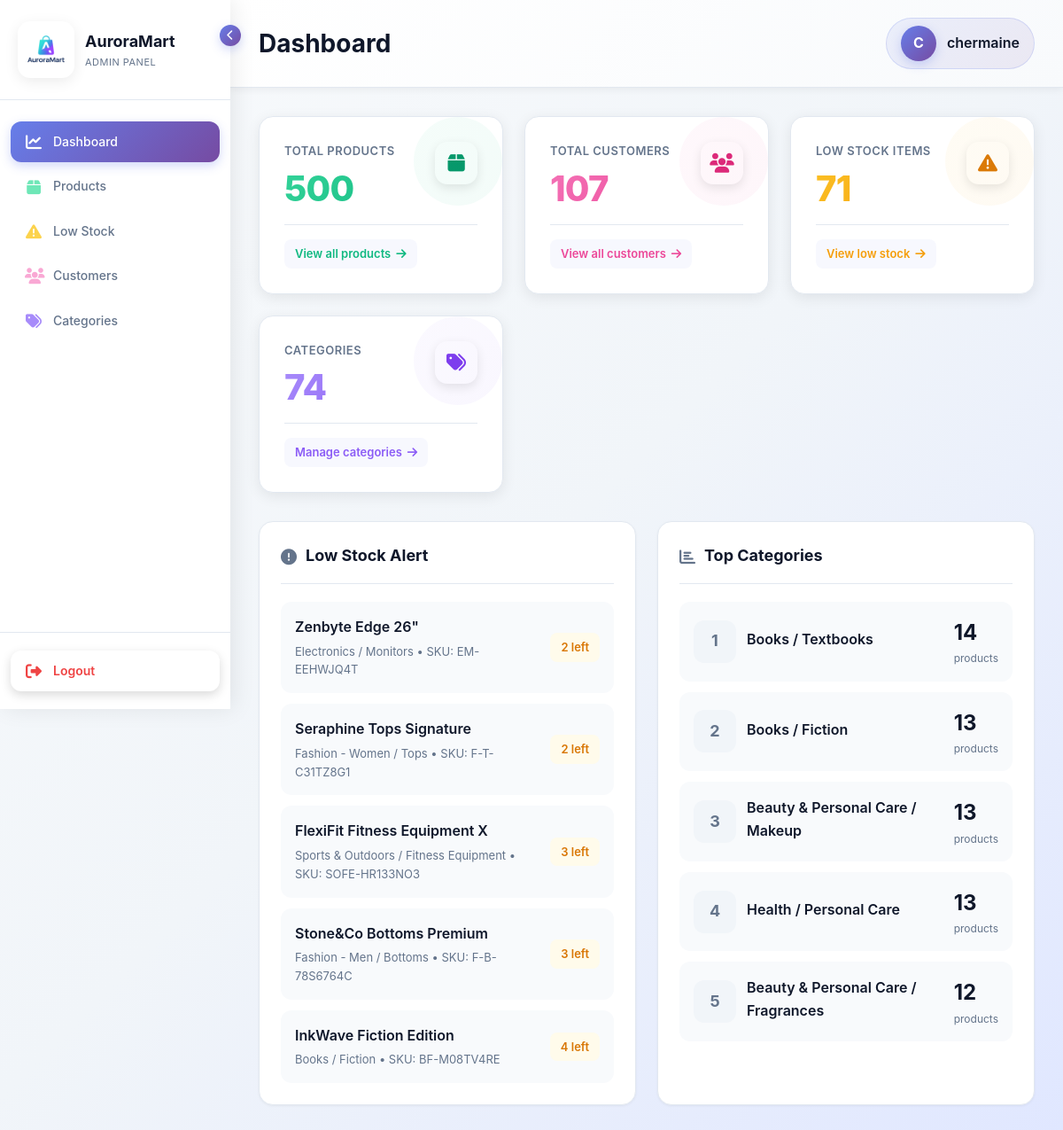
Before: /adminpanel/ (signed in) with the older database file.
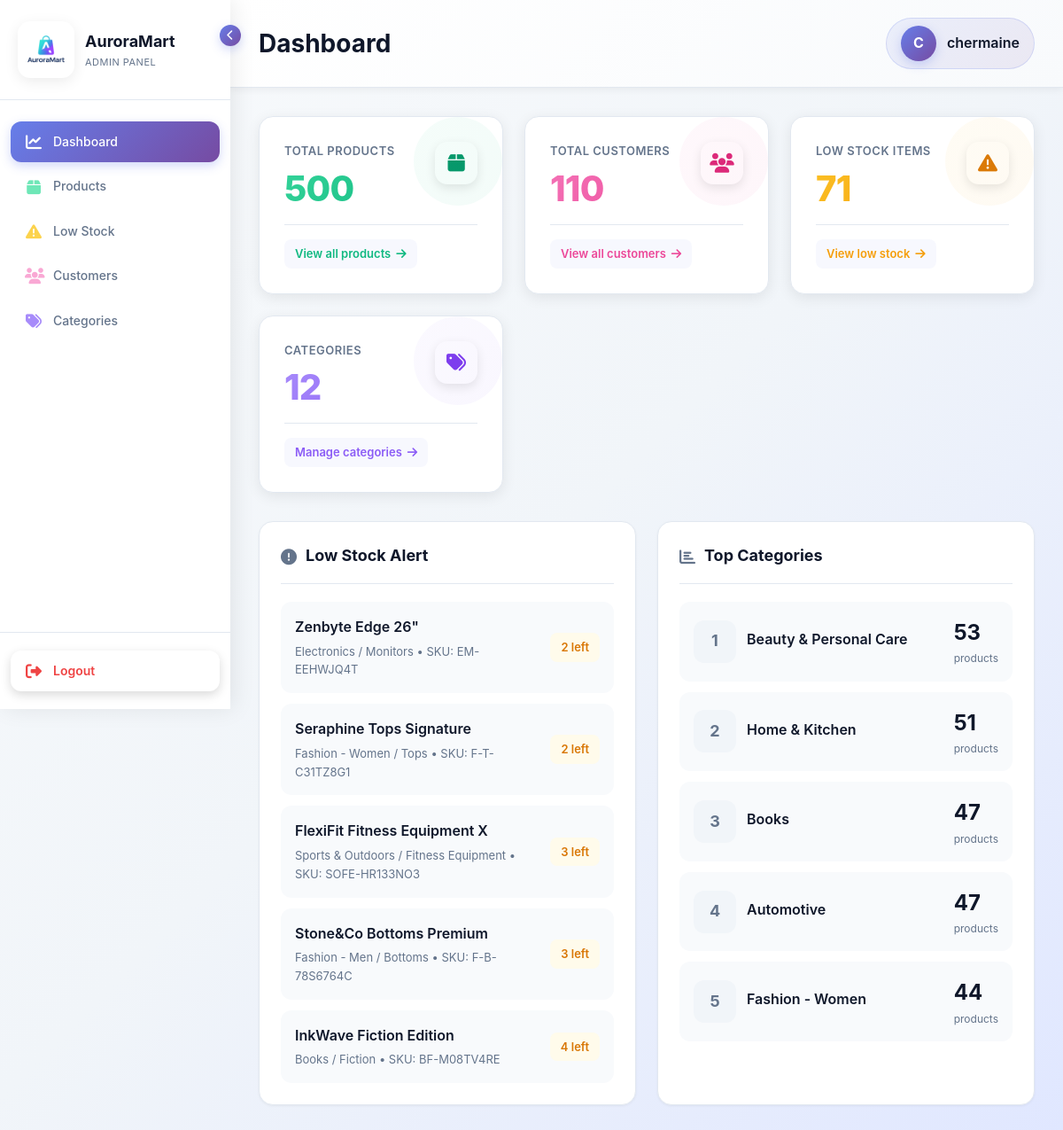
After: the same page with the newer database file.
### storefront/models.py (models this page shows, shortened)
class Product(models.Model):
    sku = models.CharField(max_length=40, unique=True, db_index=True)  # maps "SKU code"
    name = models.CharField(max_length=200)                            # maps "Product name"
    description = models.TextField(blank=True)                         # maps "Product description"
    category = models.ForeignKey(Category, on_delete=models.CASCADE)    # maps "Product Category"
    subcategory = models.CharField(max_length=150, blank=True)         # maps "Product Subcategory"
    stock = models.IntegerField(default=0)                             # maps "Quantity on hand"
    reorder_threshold = models.IntegerField(default=5)                 # maps "Reorder Quantity"
    price = models.DecimalField(max_digits=10, decimal_places=2)       # maps "Unit price"
    rating = models.FloatField(default=0)                              # maps "Product rating"
    image = models.ImageField(upload_to='products/', blank=True, null=True, default='products/default-product.png')
    is_active = models.BooleanField(default=True)
    created_at = models.DateTimeField(auto_now_add=True, null=True, blank=True)
    updated_at = models.DateTimeField(auto_now=True, null=True, blank=True)
    class Meta:
        ordering = ['-id']
        verbose_name = "Product"
        verbose_name_plural = "Products"

class Category(models.Model):
    name = models.CharField(max_length=100)
    description = models.TextField(blank=True)

### adminpanel/views/dashboard_views.py (the view)
# urls.py: path('', dashboard_views.dashboard, name='dashboard'),
@login_required(login_url='adminpanel:login')
@user_passes_test(is_staff_user, login_url='adminpanel:login')
def dashboard(request):
    total_products = Product.objects.filter(is_active=True).count()
    low_stock_count = Product.objects.filter(
        is_active=True,
        stock__lte=F('reorder_threshold')
    ).count()
    total_customers = Customer.objects.filter(is_active=True).count()
    total_categories = Category.objects.count()
    low_stock_products = Product.objects.filter(
        is_active=True,
        stock__lte=F('reorder_threshold')
    ).select_related('category').order_by('stock')[:5]
    category_stats = Category.objects.annotate(
        product_count=Count('product', filter=Q(product__is_active=True))
    ).order_by('-product_count')[:5]
    context = {
        'total_products': total_products,
        'low_stock_count': low_stock_count,
        'total_customers': total_customers,
        'total_categories': total_categories,
        'low_stock_products': low_stock_products,
        'category_stats': category_stats,
    }
    return render(request, 'adminpanel/dashboard.html', context)

### adminpanel/views/dashboard_views.py (called while the page is built)
def is_staff_user(user):
    return user.is_authenticated and user.is_staff

### storefront/views.py (called while the page is built)
def cart_count(request):
    cart = request.session.get('cart', {})
    total_items = sum(int(qty) for qty in cart.values())
    return {
        'cart_count': total_items
    }

### adminpanel/templates/adminpanel/dashboard.html (shortened to what the changed rows need)
{% extends "adminpanel/base.html" %}
{% block page_title %}Dashboard{% endblock %}
{% block content %}
<div class="stats-grid">
    <div class="stat-card">
        <div class="stat-header">
            <div class="stat-content">
                <div class="stat-label">Total Customers</div>
                <div class="stat-value">{{ total_customers }}</div>
            </div>
        </div>
    </div>
    <div class="stat-card">
        <div class="stat-header">
            <div class="stat-content">
                <div class="stat-label">Categories</div>
                <div class="stat-value">{{ total_categories }}</div>
            </div>
        </div>
    </div>
</div>
<div class="content-grid">
    <div class="section-card">
        <div class="section-header">
            <h2 class="section-title">
                <i class="fas fa-exclamation-circle"></i>
                Low Stock Alert
            </h2>
        </div>
        {% if low_stock_products %}
            {% for product in low_stock_products %}
            <div class="stock-item">
                <div class="stock-info">
                    <div class="stock-name">{{ product.name }}</div>
                    <div class="stock-category">
                        {{ product.category.name }}{% if product.subcategory %} / {{ product.subcategory }}{% endif %} • SKU: {{ product.sku }}
                    </div>
                </div>
                <div class="stock-badge {% if product.stock == 0 %}critical{% else %}low{% endif %}">
                    {% if product.stock == 0 %}
                        Out of Stock
                    {% else %}
                        {{ product.stock }} left
                    {% endif %}
                </div>
            </div>
            {% endfor %}
        {% else %}
            <div class="empty-state">
                <i class="fas fa-check-circle"></i>
                <p>All products are well stocked!</p>
            </div>
        {% endif %}
    </div>
    <div class="section-card">
        <div class="section-header">
            <h2 class="section-title">
                <i class="fas fa-chart-bar"></i>
                Top Categories
            </h2>
        </div>
        {% if category_stats %}
            {% for category in category_stats %}
            <div class="category-item">
                <div class="category-icon">
                    {{ forloop.counter }}
                </div>
                <div class="category-info">
                    <div class="category-name">{{ category.name }}</div>
                </div>
                <div>
                    <div class="category-count">{{ category.product_count }}</div>
                    <div class="category-label">products</div>
                </div>
            </div>
            {% endfor %}
        {% else %}
            <div class="empty-state">
                <i class="fas fa-folder-open"></i>
                <p>No categories found</p>
            </div>
        {% endif %}
    </div>
</div>
{% endblock %}

Changed rows visible on the page:
removed Category: name "Books / Textbooks", product_count "14"
removed Category: name "Books / Fiction", product_count "13"
removed Category: name "Beauty & Personal Care / Makeup", product_count "13"
removed Category: name "Health / Personal Care", product_count "13"
removed Category: name "Beauty & Personal Care / Fragrances", product_count "12"
changed Product "Zenbyte Edge 26\"": category.name "Electronics / Monitors" → "Electronics"; subcategory (not shown) → "Monitors"
changed Product "Seraphine Tops Signature": category.name "Fashion - Women / Tops" → "Fashion - Women"; subcategory (not shown) → "Tops"
changed Product "FlexiFit Fitness Equipment X": category.name "Sports & Outdoors / Fitness Equipment" → "Sports & Outdoors"; subcategory (not shown) → "Fitness Equipment"
changed Product "Stone&Co Bottoms Premium": category.name "Fashion - Men / Bottoms" → "Fashion - Men"; subcategory (not shown) → "Bottoms"
changed Product "InkWave Fiction Edition": category.name "Books / Fiction" → "Books"; subcategory (not shown) → "Fiction"
now on this page (row unchanged): Category: name "Beauty & Personal Care", product_count "53"
now on this page (row unchanged): Category: name "Home & Kitchen", product_count "51"
now on this page (row unchanged): Category: name "Books", product_count "47"
added Category: name "Automotive", product_count "47"
now on this page (row unchanged): Category: name "Fashion - Women", product_count "44"
Other visible differences:
{{ total_customers }}: "107" → "110"
{{ total_categories }}: "74" → "12"
